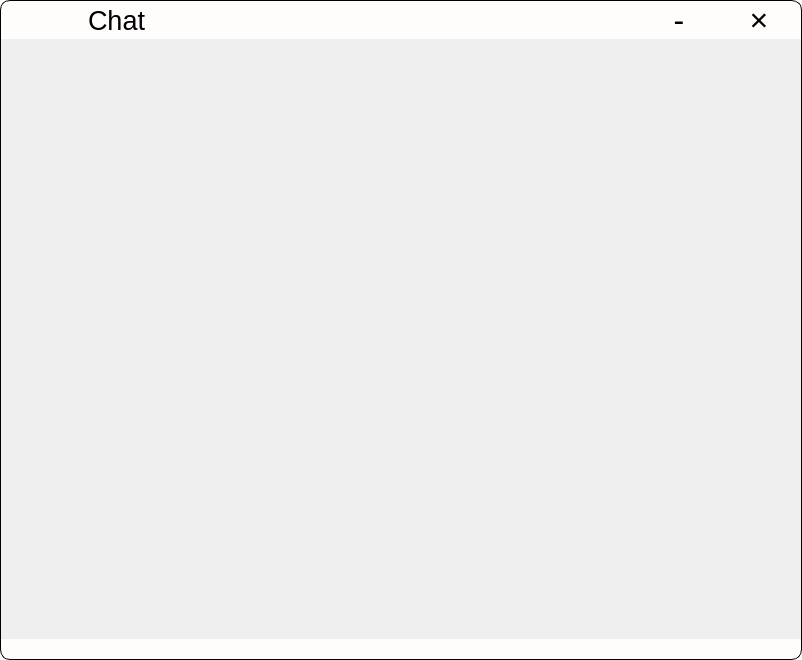
<?xml version="1.0" encoding="UTF-8"?>
<ui version="4.0">
 <class>MainWindow</class>
 <widget class="QWidget" name="MainWindow">
  <property name="geometry">
   <rect>
    <x>0</x>
    <y>0</y>
    <width>802</width>
    <height>660</height>
   </rect>
  </property>
  <property name="windowTitle">
   <string>MainWindow</string>
  </property>
  <property name="styleSheet">
   <string notr="true">QWidget#MainWindow{
	border: 1px solid black;
	border-radius: 10px;
	background-color: rgb(255, 252, 252);
}

*{
	font: 700 30pt &quot;霞鹜文楷等宽&quot;;
}

.QGroupBox{
	border:1px solid grey;
	border-radius: 20px;
}

QLabel{
	font:30pt;
	selection-color: rgb(0, 0, 0);
	selection-background-color: rgb(255, 250, 216);
}

QPushButton{
	font: 24pt;
	border:1px solid black;
	border-radius:25px;
	background-color: qlineargradient(spread:pad, x1:1, y1:0.5, x2:0, y2:1, stop:0 rgba(255, 250, 233, 255), stop:1 rgba(255, 255, 255, 255));
}
QPushButton:hover{
	font: 25pt;
	background-color: qlineargradient(spread:pad, x1:0.66, y1:0.66, x2:0, y2:0, stop:0 rgba(250, 249, 230, 255), stop:1 rgba(255, 255, 255, 255));
}
QPushButton:pressed{
	font: 25pt;
	border:1px solid rgba(100, 100, 100, 255);
	background-color: qlineargradient(spread:pad, x1:0.5, y1:0.5, x2:0, y2:0, stop:0 rgba(255, 244, 228, 255), stop:1 rgba(255, 255, 255, 255));
}

QComboBox{
	font: 30pt;
	border:1px solid black;
	border-radius:30px;
	padding-left:40px;
	padding-bottom:3px;
	background-color: qlineargradient(spread:pad, x1:1, y1:0.00568182, x2:0, y2:1, stop:0 rgba(255, 250, 233, 255), stop:1 rgba(255, 255, 255, 255));
}
QComboBox QAbstractItemView{
	outline: 0px solid black;
	border:1px solid grey;
	border-radius:10px;
	background-color: rgba(255, 255, 255, 0);
	selection-background-color :rgba(255, 255, 255, 0);
}
QComboBox QAbstractItemView:item{
	padding-left:40px;
	border:1px solid black;
	border-radius:20px;
	background-color: qlineargradient(spread:pad, x1:1, y1:0.00568182, x2:0, y2:1, stop:0 rgba(255, 250, 243, 255), stop:1 rgba(255, 255, 255, 255));
}
QComboBox QAbstractItemView::item:selected{
	color:black;
	background-color: qlineargradient(spread:pad, x1:1, y1:0.00568182, x2:0, y2:1, stop:0 rgba(255, 250, 233, 255), stop:1 rgba(255, 255, 255, 255));
}

QLineEdit{
	font: 20pt;
	border: 1px solid black;
	border-radius: 20px;
	background-color: qlineargradient(spread:pad, x1:1, y1:0.00568182, x2:0, y2:1, stop:0 rgba(255, 250, 233, 255), stop:1 rgba(255, 255, 255, 255));
	selection-color: rgb(0, 0, 0);
	selection-background-color: rgb(255, 250, 216);
	padding-left: 16px;
	padding-right: 16px;
}

QTextEdit{
	font: 20pt;
	border: 1px solid black;
	border-radius: 20px;
	background-color: qlineargradient(spread:pad, x1:1, y1:0.00568182, x2:0, y2:1, stop:0 rgba(255, 250, 233, 255), stop:1 rgba(255, 255, 255, 255));
	selection-color: rgb(0, 0, 0);
	selection-background-color: rgb(255, 250, 216);
	padding-left: 16px;
	padding-right: 16px;
	padding-top: 10px;
	padding-bottom: 10px;
}

QSpinBox{
	font: 26pt;
	border:1px solid black;
	border-radius:10px;
 	background-color: qlineargradient(spread:pad, x1:1, y1:0.5, x2:0, y2:1, stop:0 rgba(255, 250, 233, 255), stop:1 rgba(255, 255, 255, 255));
	selection-color: rgb(0, 0, 0);
	selection-background-color: qlineargradient(spread:pad, x1:1, y1:0.5, x2:0, y2:1, stop:0 rgba(255, 250, 233, 255), stop:1 rgba(255, 255, 255, 255));
}

QScrollArea{
	border: none;
	background-color: transparent;
}

QTextBrowser{
	border: 1px solid black;
	background-color: rgba( 245, 245, 245, 200 );
	selection-color: rgb(0, 0, 0);
	selection-background-color: rgb(255, 250, 216);
}</string>
  </property>
  <widget class="QWidget" name="GroupBox_Title" native="true">
   <property name="geometry">
    <rect>
     <x>1</x>
     <y>1</y>
     <width>800</width>
     <height>38</height>
    </rect>
   </property>
   <property name="styleSheet">
    <string notr="true">.QWidget{
	border-radius: 10px;
}

QLabel{
	font: 20pt;
	padding-bottom: 2px;
}

QPushButton{
	font: 20pt &quot;黑体&quot;;
	border: none;
	border-radius: 10px;
	background-color: none;
}

QPushButton:hover{
	font: 21pt;
	color: rgb(243, 243, 243);
	background-color: rgb(255, 90, 90);
}

QPushButton:pressed{
	background-color: rgb(255, 110, 110);
}</string>
   </property>
   <widget class="QPushButton" name="btn_close">
    <property name="geometry">
     <rect>
      <x>720</x>
      <y>0</y>
      <width>76</width>
      <height>38</height>
     </rect>
    </property>
    <property name="text">
     <string>×</string>
    </property>
   </widget>
   <widget class="QPushButton" name="btn_minSize">
    <property name="geometry">
     <rect>
      <x>640</x>
      <y>0</y>
      <width>76</width>
      <height>38</height>
     </rect>
    </property>
    <property name="text">
     <string>-</string>
    </property>
   </widget>
   <widget class="QLabel" name="title">
    <property name="geometry">
     <rect>
      <x>80</x>
      <y>0</y>
      <width>521</width>
      <height>41</height>
     </rect>
    </property>
    <property name="text">
     <string>Chat</string>
    </property>
    <property name="alignment">
     <set>Qt::AlignLeading|Qt::AlignLeft|Qt::AlignVCenter</set>
    </property>
   </widget>
   <widget class="QLabel" name="icon">
    <property name="geometry">
     <rect>
      <x>20</x>
      <y>0</y>
      <width>38</width>
      <height>38</height>
     </rect>
    </property>
    <property name="text">
     <string/>
    </property>
    <property name="pixmap">
     <pixmap resource="Resource/resource.qrc">:/Image/C.png</pixmap>
    </property>
    <property name="scaledContents">
     <bool>true</bool>
    </property>
   </widget>
  </widget>
  <widget class="QWidget" name="GroupBox_Main" native="true">
   <property name="geometry">
    <rect>
     <x>1</x>
     <y>39</y>
     <width>800</width>
     <height>600</height>
    </rect>
   </property>
   <property name="autoFillBackground">
    <bool>true</bool>
   </property>
   <property name="styleSheet">
    <string notr="true"/>
   </property>
  </widget>
 </widget>
 <resources>
  <include location="Resource/resource.qrc"/>
 </resources>
 <connections/>
</ui>
